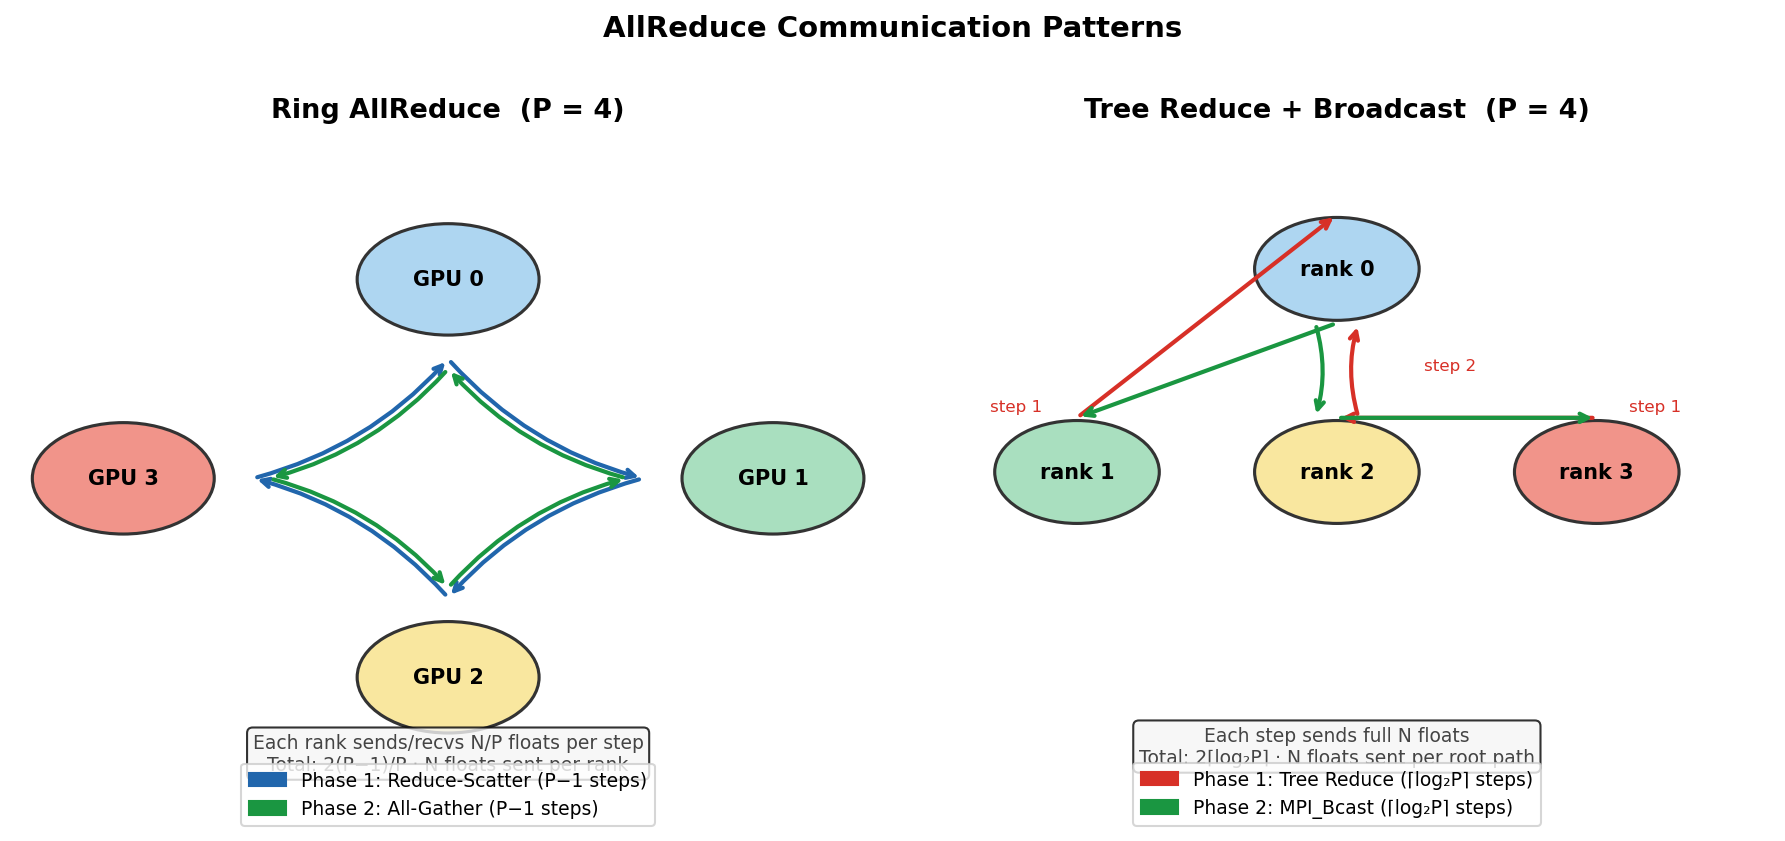

Generate this figure with Python:
"""
Fig 2: Ring AllReduce vs Tree Reduce communication topology.
Left: ring (P=4 nodes in a circle with reduce-scatter + allgather arrows)
Right: binomial tree reduce + broadcast
"""
import numpy as np
import matplotlib.pyplot as plt
import matplotlib.patches as mpatches
from matplotlib.patches import FancyArrowPatch

fig, axes = plt.subplots(1, 2, figsize=(12, 5.5))

# ── helper ─────────────────────────────────────────────────────────
def draw_node(ax, x, y, label, color='#AED6F1', r=0.38):
    circ = plt.Circle((x, y), r, facecolor=color, edgecolor='#333', linewidth=1.5, zorder=3)
    ax.add_patch(circ)
    ax.text(x, y, label, ha='center', va='center', fontsize=10, fontweight='bold', zorder=4)

def curved_arrow(ax, x1, y1, x2, y2, color='#2c7bb6', rad=0.25, lw=1.8):
    ax.annotate('', xy=(x2, y2), xytext=(x1, y1),
                arrowprops=dict(
                    arrowstyle='->', color=color, lw=lw,
                    connectionstyle=f'arc3,rad={rad}'))

# ══════════════════════════════════════════════════════════════════
# LEFT: Ring AllReduce (P=4)
# ══════════════════════════════════════════════════════════════════
ax = axes[0]
ax.set_xlim(-2, 2); ax.set_ylim(-2.3, 2.6); ax.axis('off')
ax.set_title('Ring AllReduce  (P = 4)', fontsize=13, fontweight='bold', pad=8)

# node positions (square ring)
positions = [(0, 1.5), (1.5, 0), (0, -1.5), (-1.5, 0)]
node_colors = ['#AED6F1', '#A9DFBF', '#F9E79F', '#F1948A']
labels = ['GPU 0', 'GPU 1', 'GPU 2', 'GPU 3']

for (x, y), c, lbl in zip(positions, node_colors, labels):
    draw_node(ax, x, y, lbl, color=c, r=0.42)

# Phase 1: reduce-scatter arrows (clockwise, blue)
for i in range(4):
    x1, y1 = positions[i]
    x2, y2 = positions[(i+1) % 4]
    curved_arrow(ax, x1*0.6, y1*0.6, x2*0.6, y2*0.6,
                 color='#2166ac', rad=0.15, lw=2.0)

# Phase 2: allgather arrows (counter-clockwise, green)
for i in range(4):
    x1, y1 = positions[i]
    x2, y2 = positions[(i-1) % 4]
    curved_arrow(ax, x1*0.55, y1*0.55, x2*0.55, y2*0.55,
                 color='#1a9641', rad=-0.15, lw=2.0)

# legend
p1 = mpatches.Patch(color='#2166ac', label='Phase 1: Reduce-Scatter (P−1 steps)')
p2 = mpatches.Patch(color='#1a9641', label='Phase 2: All-Gather (P−1 steps)')
ax.legend(handles=[p1, p2], loc='lower center', fontsize=9,
          bbox_to_anchor=(0.5, -0.08))

ax.text(0, -2.2,
        'Each rank sends/recvs N/P floats per step\n'
        'Total: 2(P−1)/P · N floats sent per rank',
        ha='center', fontsize=9, color='#444',
        bbox=dict(boxstyle='round,pad=0.3', facecolor='#f5f5f5', alpha=0.8))

# ══════════════════════════════════════════════════════════════════
# RIGHT: Binomial Tree Reduce + Bcast (P=4)
# ══════════════════════════════════════════════════════════════════
ax = axes[1]
ax.set_xlim(-0.5, 3.5); ax.set_ylim(-0.8, 4.0); ax.axis('off')
ax.set_title('Tree Reduce + Broadcast  (P = 4)', fontsize=13, fontweight='bold', pad=8)

# Tree layout (logical ranks 0-3 mapped to root=0):
#   level 0 (root): rank 0 at top
#   level 1: rank 0 left child, rank 2 right
#   level 2: rank 0, rank 1, rank 2, rank 3 at bottom
tree_pos = {0: (1.5, 3.2), 1: (0.5, 1.6), 2: (2.5, 1.6), 3: (0.5, 0.0), 4: (1.5, 0.0),
            5: (2.5, 0.0), 6: (3.5, 0.0)}

# Actual P=4 binomial tree positions
nodes = {
    'rank 0': (1.5, 3.0),
    'rank 2': (1.5, 1.5),
    'rank 1': (0.3, 1.5),
    'rank 3': (2.7, 1.5),
}
leaf_positions = {'rank 0': (1.5, 0.1), 'rank 1': (0.3, 0.1),
                  'rank 2': (1.5, 0.1), 'rank 3': (2.7, 0.1)}

# Draw leaf nodes
node_color_map = {'rank 0':'#AED6F1','rank 1':'#A9DFBF','rank 2':'#F9E79F','rank 3':'#F1948A'}
for lbl, (x, y) in nodes.items():
    draw_node(ax, x, y, lbl, color=node_color_map[lbl], r=0.38)

# Phase 1: Reduce arrows (bottom → root, red)
# Step d=0: rank 1 → rank 0, rank 3 → rank 2
reduce_edges = [
    (nodes['rank 1'], nodes['rank 0'], 'step 1'),
    (nodes['rank 3'], nodes['rank 2'], 'step 1'),
    (nodes['rank 2'], nodes['rank 0'], 'step 2'),
]
reduce_color = '#d73027'
bcast_color  = '#1a9641'

for (x1,y1),(x2,y2),_ in reduce_edges[:2]:
    ax.annotate('', xy=(x2, y2+0.4), xytext=(x1, y1+0.4),
                arrowprops=dict(arrowstyle='->', color=reduce_color, lw=2.0,
                                connectionstyle='arc3,rad=0.0'))
# step 2: rank 2 → rank 0
x1,y1 = nodes['rank 2']; x2,y2 = nodes['rank 0']
ax.annotate('', xy=(x2+0.1, y2-0.4), xytext=(x1+0.1, y1+0.4),
            arrowprops=dict(arrowstyle='->', color=reduce_color, lw=2.0,
                            connectionstyle='arc3,rad=-0.15'))

# Phase 2: Bcast arrows (root → all, green)
x1,y1 = nodes['rank 0']; x2,y2 = nodes['rank 2']
ax.annotate('', xy=(x2-0.1, y2+0.4), xytext=(x1-0.1, y1-0.4),
            arrowprops=dict(arrowstyle='->', color=bcast_color, lw=2.0,
                            connectionstyle='arc3,rad=-0.15'))
for (x2,y2) in [nodes['rank 1'], nodes['rank 3']]:
    x1,y1 = nodes['rank 0'] if (x2 < 1.5) else nodes['rank 2']
    if x2 < 1.5: x1, y1 = nodes['rank 0']
    else: x1, y1 = nodes['rank 2']
    ax.annotate('', xy=(x2, y2+0.4), xytext=(x1, y1-0.4) if x2 < 1.5 else (x1, y1+0.4),
                arrowprops=dict(arrowstyle='->', color=bcast_color, lw=2.0,
                                connectionstyle='arc3,rad=0.0'))

# Step annotations
ax.text(1.9, 2.25, 'step 2', fontsize=8, color=reduce_color)
ax.text(-0.1, 1.95, 'step 1', fontsize=8, color=reduce_color)
ax.text(2.85, 1.95, 'step 1', fontsize=8, color=reduce_color)

# legend
p1 = mpatches.Patch(color=reduce_color, label='Phase 1: Tree Reduce (⌈log₂P⌉ steps)')
p2 = mpatches.Patch(color=bcast_color,  label='Phase 2: MPI_Bcast (⌈log₂P⌉ steps)')
ax.legend(handles=[p1, p2], loc='lower center', fontsize=9,
          bbox_to_anchor=(0.5, -0.08))

ax.text(1.5, -0.65,
        'Each step sends full N floats\n'
        'Total: 2⌈log₂P⌉ · N floats sent per root path',
        ha='center', fontsize=9, color='#444',
        bbox=dict(boxstyle='round,pad=0.3', facecolor='#f5f5f5', alpha=0.8))

fig.suptitle('AllReduce Communication Patterns', fontsize=14, fontweight='bold', y=1.01)
plt.tight_layout()
plt.savefig('fig2_topology.pdf', bbox_inches='tight')
plt.savefig('fig2_topology.png', dpi=150, bbox_inches='tight')
print("Saved fig2_topology.pdf / .png")
plt.show()
